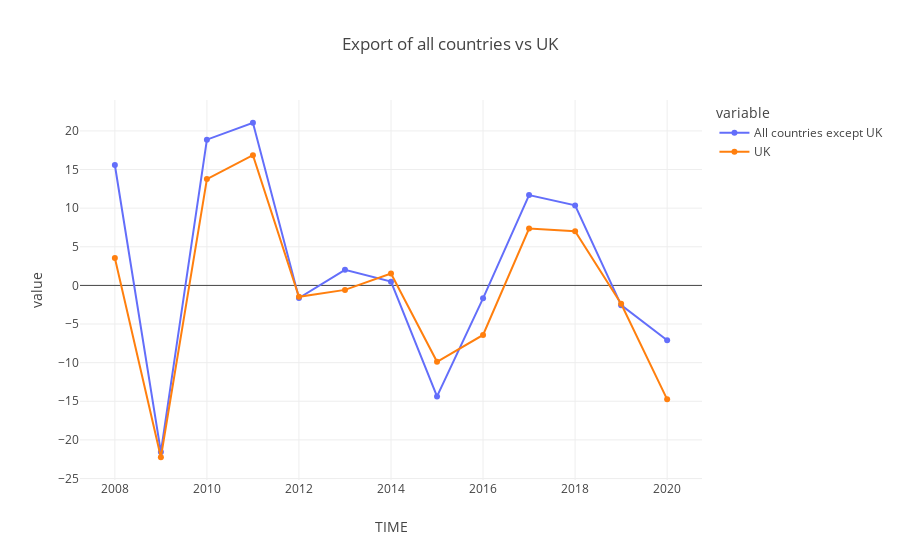

Notebook source saved alongside this figure:
### Code cell
#dataframe: export all countries vs UK in percentage change compared to previous period

df_ex_all_gbr = df_ex_percent_all[(df_ex_percent_all.LOCATION == 'GBR')]    # only value of UK
df_ex_all_other = df_ex_percent_all[(df_ex_percent_all.LOCATION != 'GBR')]  # value of all countries except UK

#take the yearly average value of all other countries except UK
df_ex_all_avg = df_ex_all_other.groupby('TIME').mean()
df_ex_all_avg = df_ex_all_avg.rename(columns={'Value': 'All countries except UK'})

#plotting
fig_ex_base_all = px.line(df_ex_all_avg, title='Export of all countries vs UK', markers=True)
fig_ex_base_all.add_scatter(x=df_ex_all_gbr['TIME'], y=df_ex_all_gbr['Value'], mode='lines+markers', name='UK')
fig_ex_base_all.update_layout(template=None, autosize=False)

fig_ex_base_all.show()

### Figure 1 — Plotly figure (JSON) as saved in the notebook; plotly's stock layout.template omitted (floating-point values rounded to 4 significant figures)
{"data": [{"hovertemplate": "variable=All countries except UK<br>TIME=%{x}<br>value=%{y}<extra></extra>", "legendgroup": "All countries except UK", "line": {"color": "#636efa", "dash": "solid"}, "marker": {"symbol": "circle"}, "mode": "markers+lines", "name": "All countries except UK", "orientation": "v", "showlegend": true, "type": "scatter", "x": [2008, 2009, 2010, 2011, 2012, 2013, 2014, 2015, 2016, 2017, 2018, 2019, 2020], "xaxis": "x", "y": [15.59, -21.58, 18.87, 21.06, -1.633, 2.014, 0.4883, -14.37, -1.673, 11.7, 10.36, -2.556, -7.102], "yaxis": "y"}, {"mode": "lines+markers", "name": "UK", "type": "scatter", "x": [2008, 2009, 2010, 2011, 2012, 2013, 2014, 2015, 2016, 2017, 2018, 2019, 2020], "y": [3.54, -22.25, 13.77, 16.86, -1.477, -0.582, 1.532, -9.888, -6.413, 7.362, 7.022, -2.386, -14.75]}], "layout": {"autosize": false, "legend": {"title": {"text": "variable"}, "tracegroupgap": 0}, "title": {"text": "Export of all countries vs UK"}, "xaxis": {"anchor": "y", "domain": [0, 1], "title": {"text": "TIME"}}, "yaxis": {"anchor": "x", "domain": [0, 1], "title": {"text": "value"}}}}
